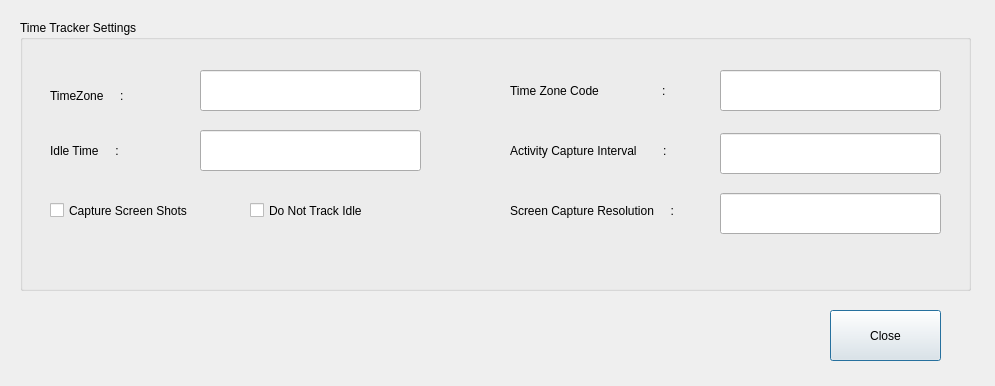
<?xml version="1.0" encoding="UTF-8"?>
<ui version="4.0">
 <class>GetTimeTrackerSettingsDlg</class>
 <widget class="QDialog" name="GetTimeTrackerSettingsDlg">
  <property name="geometry">
   <rect>
    <x>0</x>
    <y>0</y>
    <width>995</width>
    <height>386</height>
   </rect>
  </property>
  <property name="windowTitle">
   <string>GetTTSettings</string>
  </property>
  <widget class="QGroupBox" name="groupBox">
   <property name="geometry">
    <rect>
     <x>20</x>
     <y>20</y>
     <width>951</width>
     <height>271</height>
    </rect>
   </property>
   <property name="title">
    <string>Time Tracker Settings</string>
   </property>
   <widget class="QLabel" name="label">
    <property name="geometry">
     <rect>
      <x>30</x>
      <y>50</y>
      <width>131</width>
      <height>51</height>
     </rect>
    </property>
    <property name="text">
     <string>TimeZone     :</string>
    </property>
   </widget>
   <widget class="QLabel" name="label_2">
    <property name="geometry">
     <rect>
      <x>30</x>
      <y>105</y>
      <width>131</width>
      <height>51</height>
     </rect>
    </property>
    <property name="text">
     <string>Idle Time     :</string>
    </property>
   </widget>
   <widget class="QCheckBox" name="checkBox">
    <property name="geometry">
     <rect>
      <x>30</x>
      <y>170</y>
      <width>181</width>
      <height>41</height>
     </rect>
    </property>
    <property name="text">
     <string>Capture Screen Shots</string>
    </property>
   </widget>
   <widget class="QCheckBox" name="checkBox_2">
    <property name="geometry">
     <rect>
      <x>230</x>
      <y>170</y>
      <width>211</width>
      <height>41</height>
     </rect>
    </property>
    <property name="text">
     <string>Do Not Track Idle</string>
    </property>
   </widget>
   <widget class="QLineEdit" name="lineEdit">
    <property name="geometry">
     <rect>
      <x>180</x>
      <y>50</y>
      <width>221</width>
      <height>41</height>
     </rect>
    </property>
   </widget>
   <widget class="QLineEdit" name="lineEdit_2">
    <property name="geometry">
     <rect>
      <x>180</x>
      <y>110</y>
      <width>221</width>
      <height>41</height>
     </rect>
    </property>
   </widget>
   <widget class="QLabel" name="label_3">
    <property name="geometry">
     <rect>
      <x>490</x>
      <y>50</y>
      <width>221</width>
      <height>41</height>
     </rect>
    </property>
    <property name="text">
     <string>Time Zone Code                   :</string>
    </property>
   </widget>
   <widget class="QLabel" name="label_4">
    <property name="geometry">
     <rect>
      <x>490</x>
      <y>110</y>
      <width>221</width>
      <height>41</height>
     </rect>
    </property>
    <property name="text">
     <string>Activity Capture Interval        :   </string>
    </property>
   </widget>
   <widget class="QLabel" name="label_5">
    <property name="geometry">
     <rect>
      <x>490</x>
      <y>170</y>
      <width>221</width>
      <height>41</height>
     </rect>
    </property>
    <property name="text">
     <string>Screen Capture Resolution     :</string>
    </property>
   </widget>
   <widget class="QLineEdit" name="lineEdit_3">
    <property name="geometry">
     <rect>
      <x>700</x>
      <y>50</y>
      <width>221</width>
      <height>41</height>
     </rect>
    </property>
   </widget>
   <widget class="QLineEdit" name="lineEdit_4">
    <property name="geometry">
     <rect>
      <x>700</x>
      <y>113</y>
      <width>221</width>
      <height>41</height>
     </rect>
    </property>
   </widget>
   <widget class="QLineEdit" name="lineEdit_5">
    <property name="geometry">
     <rect>
      <x>700</x>
      <y>173</y>
      <width>221</width>
      <height>41</height>
     </rect>
    </property>
   </widget>
  </widget>
  <widget class="QPushButton" name="CloseButton">
   <property name="geometry">
    <rect>
     <x>830</x>
     <y>310</y>
     <width>111</width>
     <height>51</height>
    </rect>
   </property>
   <property name="text">
    <string>Close</string>
   </property>
  </widget>
 </widget>
 <resources/>
 <connections/>
</ui>
